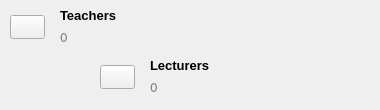
                           <widget class="ButtonFrame" name="teachers_card">
                            <property name="minimumSize">
                             <size>
                              <width>280</width>
                              <height>50</height>
                             </size>
                            </property>
                            <property name="cursor">
                             <cursorShape>PointingHandCursor</cursorShape>
                            </property>
                            <property name="styleSheet">
                             <string notr="true">QFrame#tertiary_btn{
	border: 1px solid #E3E4E6;
	border-radius: 10px;
}

QFrame#tertiary_btn:hover{
	border: 3px solid #DBEAFE;
	background: #DBEAFE;
}</string>
                            </property>
                            <widget class="QLabel" name="head_18">
                             <property name="geometry">
                              <rect>
                               <x>60</x>
                               <y>5</y>
                               <width>161</width>
                               <height>21</height>
                              </rect>
                             </property>
                             <property name="font">
                              <font>
                               <family>Segoe UI</family>
                               <pointsize>10</pointsize>
                               <bold>true</bold>
                              </font>
                             </property>
                             <property name="text">
                              <string>Teachers</string>
                             </property>
                            </widget>
                            <widget class="QLabel" name="teachers_count">
                             <property name="geometry">
                              <rect>
                               <x>60</x>
                               <y>30</y>
                               <width>181</width>
                               <height>21</height>
                              </rect>
                             </property>
                             <property name="font">
                              <font>
                               <family>Inter</family>
                              </font>
                             </property>
                             <property name="styleSheet">
                              <string notr="true">color: #818181;</string>
                             </property>
                             <property name="text">
                              <string>&lt;!DOCTYPE HTML PUBLIC &quot;-//W3C//DTD HTML 4.0//EN&quot; &quot;http://www.w3.org/TR/REC-html40/strict.dtd&quot;&gt;
&lt;html&gt;&lt;head&gt;&lt;meta name=&quot;qrichtext&quot; content=&quot;1&quot; /&gt;&lt;meta charset=&quot;utf-8&quot; /&gt;&lt;style type=&quot;text/css&quot;&gt;
p, li { white-space: pre-wrap; }
hr { height: 1px; border-width: 0; }
li.unchecked::marker { content: &quot;\2610&quot;; }
li.checked::marker { content: &quot;\2612&quot;; }
&lt;/style&gt;&lt;/head&gt;&lt;body style=&quot; font-family:'Inter'; font-size:9pt; font-weight:400; font-style:normal;&quot;&gt;
&lt;p style=&quot; margin-top:12px; margin-bottom:2px; margin-left:0px; margin-right:0px; -qt-block-indent:0; text-indent:0px;&quot;&gt;&lt;span style=&quot; font-family:'Segoe Ui';&quot;&gt;0&lt;/span&gt;&lt;/p&gt;&lt;/body&gt;&lt;/html&gt;</string>
                             </property>
                             <property name="alignment">
                              <set>Qt::AlignmentFlag::AlignLeading|Qt::AlignmentFlag::AlignLeft|Qt::AlignmentFlag::AlignTop</set>
                             </property>
                            </widget>
                            <widget class="QLabel" name="coner_shadow_18">
                             <property name="geometry">
                              <rect>
                               <x>80</x>
                               <y>0</y>
                               <width>201</width>
                               <height>51</height>
                              </rect>
                             </property>
                             <property name="text">
                              <string/>
                             </property>
                             <property name="pixmap">
                              <pixmap resource="../assets/icons.qrc">:/icons/images/corner_gradient.png</pixmap>
                             </property>
                             <property name="scaledContents">
                              <bool>true</bool>
                             </property>
                            </widget>
                            <widget class="QPushButton" name="icon_18">
                             <property name="geometry">
                              <rect>
                               <x>10</x>
                               <y>15</y>
                               <width>35</width>
                               <height>24</height>
                              </rect>
                             </property>
                             <property name="text">
                              <string/>
                             </property>
                             <property name="icon">
                              <iconset resource="../assets/icons.qrc">
                               <normaloff>:/icons/icons/lecturer.svg</normaloff>:/icons/icons/lecturer.svg</iconset>
                             </property>
                             <property name="iconSize">
                              <size>
                               <width>32</width>
                               <height>32</height>
                              </size>
                             </property>
                            </widget>
                            <widget class="ButtonFrame" name="tertiary_btn_7">
                             <property name="geometry">
                              <rect>
                               <x>90</x>
                               <y>50</y>
                               <width>281</width>
                               <height>51</height>
                              </rect>
                             </property>
                             <property name="minimumSize">
                              <size>
                               <width>280</width>
                               <height>50</height>
                              </size>
                             </property>
                             <property name="cursor">
                              <cursorShape>PointingHandCursor</cursorShape>
                             </property>
                             <property name="styleSheet">
                              <string notr="true">QFrame#tertiary_btn{
	border: 1px solid #E3E4E6;
	border-radius: 10px;
}

QFrame#tertiary_btn:hover{
	border: 3px solid #DBEAFE;
	background: #DBEAFE;
}</string>
                             </property>
                             <widget class="QLabel" name="head_19">
                              <property name="geometry">
                               <rect>
                                <x>60</x>
                                <y>5</y>
                                <width>161</width>
                                <height>21</height>
                               </rect>
                              </property>
                              <property name="font">
                               <font>
                                <family>Segoe UI</family>
                                <pointsize>10</pointsize>
                                <bold>true</bold>
                               </font>
                              </property>
                              <property name="text">
                               <string>Lecturers</string>
                              </property>
                             </widget>
                             <widget class="QLabel" name="sub_head_19">
                              <property name="geometry">
                               <rect>
                                <x>60</x>
                                <y>30</y>
                                <width>181</width>
                                <height>21</height>
                               </rect>
                              </property>
                              <property name="font">
                               <font>
                                <family>Inter</family>
                               </font>
                              </property>
                              <property name="styleSheet">
                               <string notr="true">color: #818181;</string>
                              </property>
                              <property name="text">
                               <string>&lt;!DOCTYPE HTML PUBLIC &quot;-//W3C//DTD HTML 4.0//EN&quot; &quot;http://www.w3.org/TR/REC-html40/strict.dtd&quot;&gt;
&lt;html&gt;&lt;head&gt;&lt;meta name=&quot;qrichtext&quot; content=&quot;1&quot; /&gt;&lt;meta charset=&quot;utf-8&quot; /&gt;&lt;style type=&quot;text/css&quot;&gt;
p, li { white-space: pre-wrap; }
hr { height: 1px; border-width: 0; }
li.unchecked::marker { content: &quot;\2610&quot;; }
li.checked::marker { content: &quot;\2612&quot;; }
&lt;/style&gt;&lt;/head&gt;&lt;body style=&quot; font-family:'Inter'; font-size:9pt; font-weight:400; font-style:normal;&quot;&gt;
&lt;p style=&quot; margin-top:12px; margin-bottom:2px; margin-left:0px; margin-right:0px; -qt-block-indent:0; text-indent:0px;&quot;&gt;&lt;span style=&quot; font-family:'Segoe Ui';&quot;&gt;0&lt;/span&gt;&lt;/p&gt;&lt;/body&gt;&lt;/html&gt;</string>
                              </property>
                              <property name="alignment">
                               <set>Qt::AlignmentFlag::AlignLeading|Qt::AlignmentFlag::AlignLeft|Qt::AlignmentFlag::AlignTop</set>
                              </property>
                             </widget>
                             <widget class="QLabel" name="coner_shadow_19">
                              <property name="geometry">
                               <rect>
                                <x>80</x>
                                <y>0</y>
                                <width>201</width>
                                <height>61</height>
                               </rect>
                              </property>
                              <property name="text">
                               <string/>
                              </property>
                              <property name="pixmap">
                               <pixmap resource="../assets/icons.qrc">:/icons/images/corner_gradient.png</pixmap>
                              </property>
                              <property name="scaledContents">
                               <bool>true</bool>
                              </property>
                             </widget>
                             <widget class="QPushButton" name="icon_19">
                              <property name="geometry">
                               <rect>
                                <x>10</x>
                                <y>15</y>
                                <width>35</width>
                                <height>24</height>
                               </rect>
                              </property>
                              <property name="text">
                               <string/>
                              </property>
                              <property name="icon">
                               <iconset resource="../assets/icons.qrc">
                                <normaloff>:/icons/icons/lecturer.svg</normaloff>:/icons/icons/lecturer.svg</iconset>
                              </property>
                              <property name="iconSize">
                               <size>
                                <width>32</width>
                                <height>32</height>
                               </size>
                              </property>
                             </widget>
                            </widget>
                           </widget>
